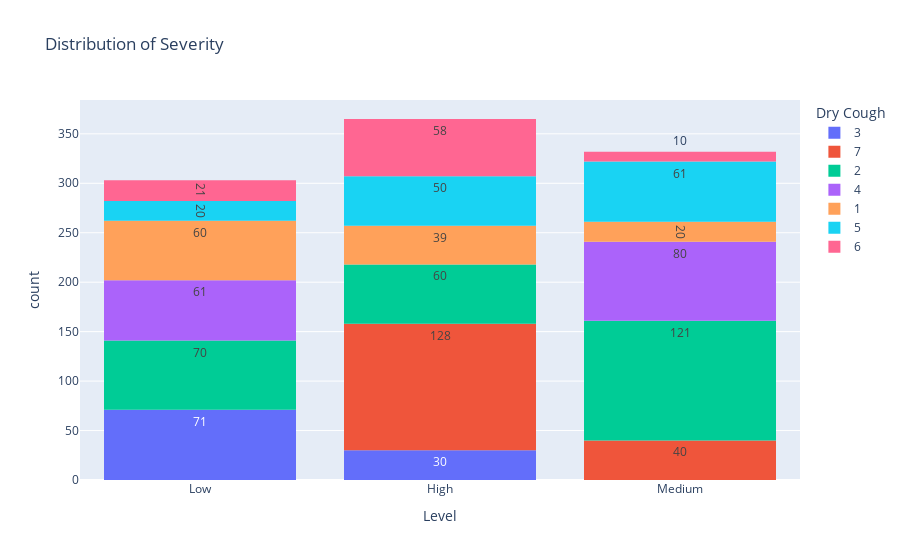

This figure's notebook cell:
### Code cell
# Dry Cough
fig = px.histogram(lung, x = 'Level', color = 'Dry Cough', nbins = 10, title = 'Distribution of Severity', text_auto = True)
fig.show()

### Figure 1 — Plotly figure (JSON) as saved in the notebook; plotly's stock layout.template omitted (floating-point values rounded to 4 significant figures; data arrays with more than 128 entries replaced by an {"elided": "..."} marker saying what was removed)
{"data": [{"alignmentgroup": "True", "bingroup": "x", "hovertemplate": "Dry Cough=3<br>Level=%{x}<br>count=%{y}<extra></extra>", "legendgroup": "3", "marker": {"color": "#636efa", "pattern": {"shape": ""}}, "name": "3", "nbinsx": 10, "offsetgroup": "3", "orientation": "v", "showlegend": true, "texttemplate": "%{value}", "type": "histogram", "x": ["Low", "Low", "High", "Low", "Low", "Low", "Low", "Low", "Low", "High", "High", "High", "Low", "High", "Low", "Low", "Low", "Low", "Low", "Low", "Low", "High", "High", "Low", "Low", "High", "Low", "Low", "Low", "Low", "Low", "Low", "Low", "High", "High", "Low", "High", "Low", "Low", "Low", "Low", "Low", "Low", "Low", "Low", "High", "High", "Low", "Low", "High", "Low", "Low", "Low", "Low", "Low", "Low", "High", "High", "Low", "High", "Low", "Low", "Low", "Low", "Low", "Low", "High", "High", "Low", "High", "Low", "Low", "Low", "Low", "Low", "Low", "High", "High", "Low", "High", "High", "Low", "Low", "Low", "Low", "Low", "Low", "High", "High", "High", "Low", "High", "Low", "Low", "Low", "Low", "Low", "Low", "Low", "High", "High"], "xaxis": "x", "yaxis": "y"}, {"alignmentgroup": "True", "bingroup": "x", "hovertemplate": "Dry Cough=7<br>Level=%{x}<br>count=%{y}<extra></extra>", "legendgroup": "7", "marker": {"color": "#EF553B", "pattern": {"shape": ""}}, "name": "7", "nbinsx": 10, "offsetgroup": "7", "orientation": "v", "showlegend": true, "texttemplate": "%{value}", "type": "histogram", "x": {"elided": "168 str values"}, "xaxis": "x", "yaxis": "y"}, {"alignmentgroup": "True", "bingroup": "x", "hovertemplate": "Dry Cough=2<br>Level=%{x}<br>count=%{y}<extra></extra>", "legendgroup": "2", "marker": {"color": "#00cc96", "pattern": {"shape": ""}}, "name": "2", "nbinsx": 10, "offsetgroup": "2", "orientation": "v", "showlegend": true, "texttemplate": "%{value}", "type": "histogram", "x": {"elided": "251 str values"}, "xaxis": "x", "yaxis": "y"}, {"alignmentgroup": "True", "bingroup": "x", "hovertemplate": "Dry Cough=4<br>Level=%{x}<br>count=%{y}<extra></extra>", "legendgroup": "4", "marker": {"color": "#ab63fa", "pattern": {"shape": ""}}, "name": "4", "nbinsx": 10, "offsetgroup": "4", "orientation": "v", "showlegend": true, "texttemplate": "%{value}", "type": "histogram", "x": {"elided": "141 str values"}, "xaxis": "x", "yaxis": "y"}, {"alignmentgroup": "True", "bingroup": "x", "hovertemplate": "Dry Cough=1<br>Level=%{x}<br>count=%{y}<extra></extra>", "legendgroup": "1", "marker": {"color": "#FFA15A", "pattern": {"shape": ""}}, "name": "1", "nbinsx": 10, "offsetgroup": "1", "orientation": "v", "showlegend": true, "texttemplate": "%{value}", "type": "histogram", "x": ["Medium", "High", "Medium", "Medium", "Low", "Low", "Low", "Low", "Low", "Low", "High", "High", "High", "Medium", "High", "Medium", "Low", "Low", "Low", "Low", "Low", "Low", "High", "High", "High", "Medium", "High", "Medium", "Low", "Low", "Low", "Low", "Low", "Low", "Low", "Low", "Low", "High", "High", "High", "Medium", "Low", "Medium", "High", "Medium", "Low", "Low", "Low", "Low", "Low", "Low", "Low", "High", "High", "High", "Medium", "High", "Low", "Medium", "Low", "Low", "Low", "Low", "Low", "Low", "High", "High", "High", "High", "Medium", "High", "Medium", "Low", "Low", "Low", "Low", "Low", "Low", "High", "High", "High", "Medium", "High", "Medium", "Low", "Low", "Low", "Low", "Low", "Low", "High", "High", "High", "High", "Medium", "High", "Medium", "Low", "Low", "Low", "Low", "Low", "High", "Low", "High", "High", "High", "Medium", "High", "Medium", "Low", "Low", "Low", "High", "Low", "Low", "Low", "High", "High"], "xaxis": "x", "yaxis": "y"}, {"alignmentgroup": "True", "bingroup": "x", "hovertemplate": "Dry Cough=5<br>Level=%{x}<br>count=%{y}<extra></extra>", "legendgroup": "5", "marker": {"color": "#19d3f3", "pattern": {"shape": ""}}, "name": "5", "nbinsx": 10, "offsetgroup": "5", "orientation": "v", "showlegend": true, "texttemplate": "%{value}", "type": "histogram", "x": {"elided": "131 str values"}, "xaxis": "x", "yaxis": "y"}, {"alignmentgroup": "True", "bingroup": "x", "hovertemplate": "Dry Cough=6<br>Level=%{x}<br>count=%{y}<extra></extra>", "legendgroup": "6", "marker": {"color": "#FF6692", "pattern": {"shape": ""}}, "name": "6", "nbinsx": 10, "offsetgroup": "6", "orientation": "v", "showlegend": true, "texttemplate": "%{value}", "type": "histogram", "x": ["Low", "Medium", "High", "High", "High", "High", "Low", "High", "High", "High", "High", "Low", "Medium", "High", "High", "High", "Low", "High", "High", "Low", "High", "High", "Low", "Medium", "High", "High", "High", "Low", "High", "High", "High", "Low", "Medium", "High", "High", "High", "Low", "High", "High", "High", "Low", "Medium", "High", "High", "High", "Low", "High", "High", "High", "Low", "Medium", "High", "High", "High", "Low", "High", "High", "High", "Low", "Medium", "High", "High", "High", "Low", "High", "High", "High", "High", "Low", "Low", "Medium", "High", "High", "High", "High", "Low", "High", "High", "High", "Medium", "Low", "Medium", "High", "High", "High", "High", "Low", "Low", "High"], "xaxis": "x", "yaxis": "y"}], "layout": {"barmode": "relative", "legend": {"title": {"text": "Dry Cough"}, "tracegroupgap": 0}, "title": {"text": "Distribution of Severity"}, "xaxis": {"anchor": "y", "domain": [0, 1], "title": {"text": "Level"}}, "yaxis": {"anchor": "x", "domain": [0, 1], "title": {"text": "count"}}}}
